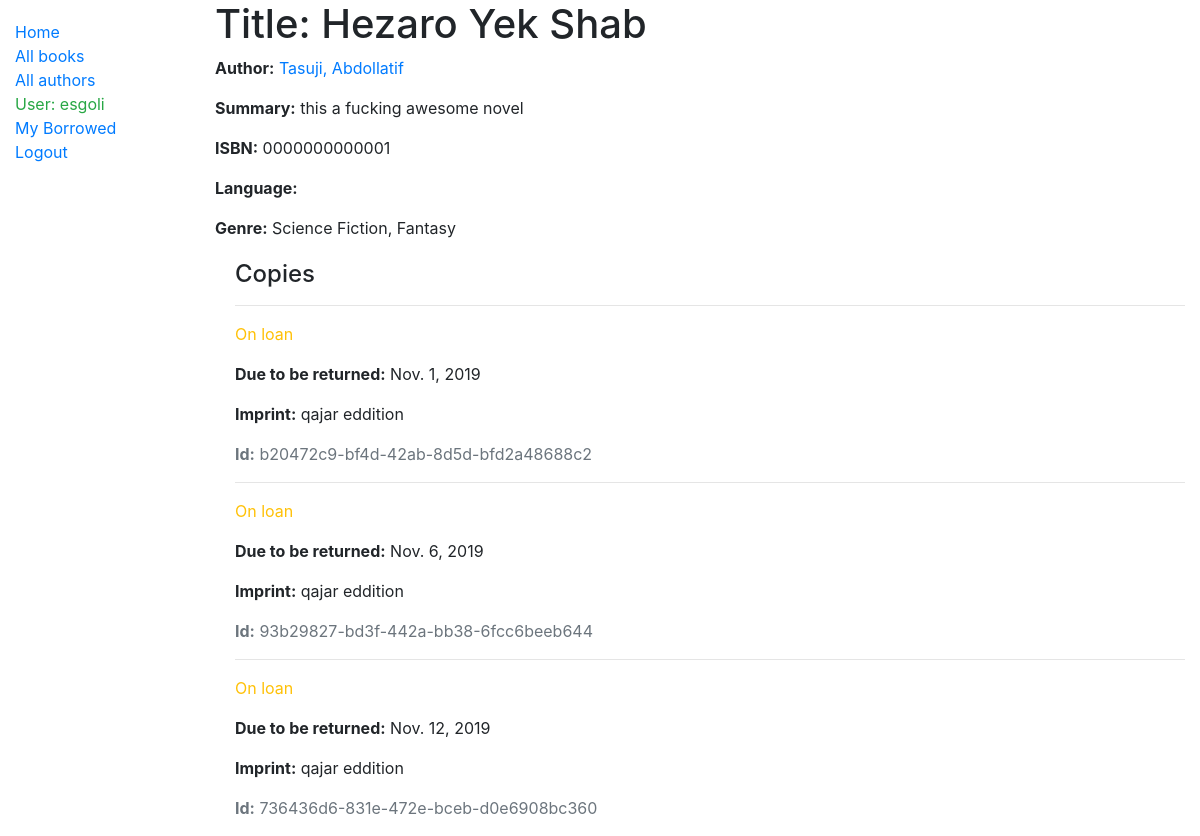
The page /catalog/book/1 (signed in) on the database as committed earlier.
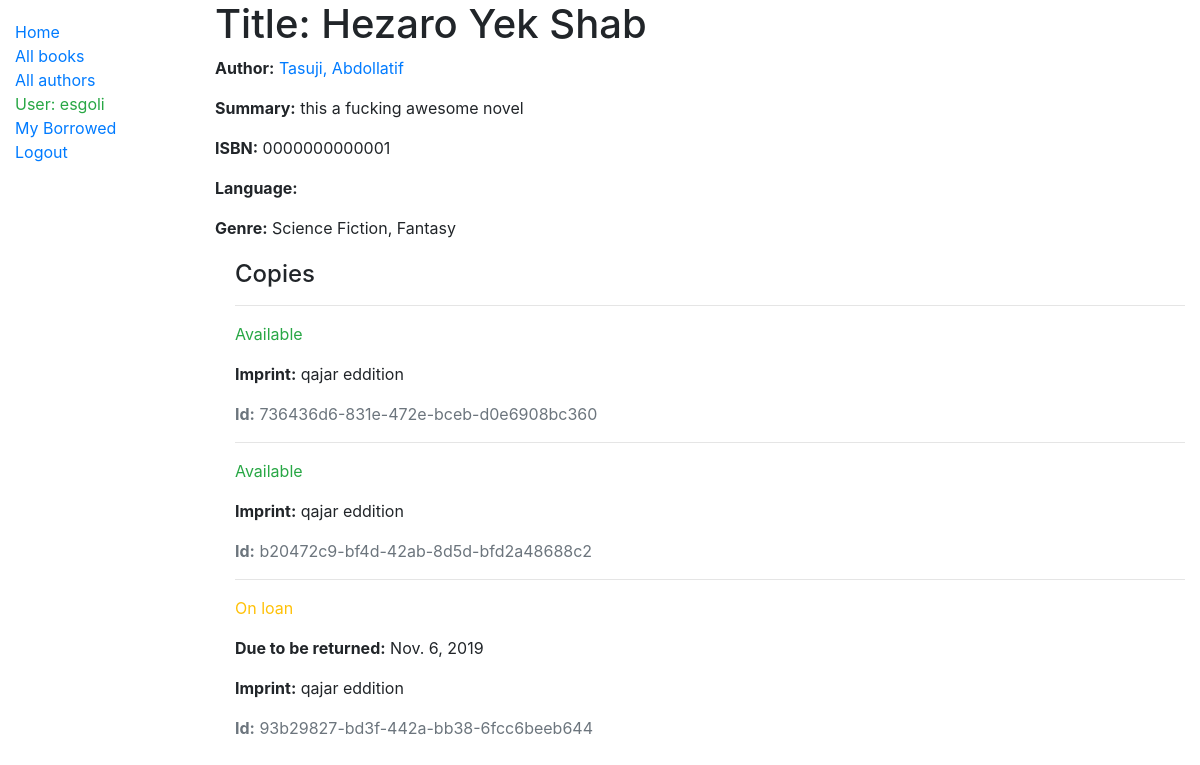
The same page on the database as committed later.
### catalog/models.py (models this page shows, shortened)
class Book(models.Model):
    title = models.CharField(max_length=200)
    author = models.ForeignKey('Author', on_delete=models.SET_NULL, null=True)
    summary = models.TextField(max_length=1000, help_text='Enter a brief description of the book')
    isbn = models.CharField('ISBN', max_length=13,
                            help_text='13 Character <a href="https://www.isbn-international.org/content/what-isbn">ISBN number</a>')
    genre = models.ManyToManyField(Genre, help_text='Select a genre for this book')

class Author(models.Model):
    first_name = models.CharField(max_length=100)
    last_name = models.CharField(max_length=100)
    date_of_birth = models.DateField(null=True, blank=True)
    date_of_death = models.DateField('Died', null=True, blank=True)
    class Meta:
        ordering = ['last_name', 'first_name']
    def __str__(self):
        return f'{self.last_name}, {self.first_name}'

class Genre(models.Model):
    name = models.CharField(max_length=200, help_text='Enter a book genre (e.g. Science Fiction)')
    def __str__(self):
        return self.name

class BookInstance(models.Model):
    id = models.UUIDField(primary_key=True, default=uuid.uuid4, help_text='Unique ID for this particular book across whole library')
    book = models.ForeignKey('Book', on_delete=models.SET_NULL, null=True)
    imprint = models.CharField(max_length=200)
    due_back = models.DateField(null=True, blank=True)
    borrower = models.ForeignKey(User, on_delete=models.SET_NULL, null=True, blank=True)
    LOAN_STATUS = (
        ('m', 'Maintenance'),
        ('o', 'On loan'),
        ('a', 'Available'),
        ('r', 'Reserved'),
    )
    status = models.CharField(
        max_length=1,
        choices=LOAN_STATUS,
        blank=True,
        default='m',
        help_text='Book availability',
    )
    class Meta:
        permissions = (
            ('can_mark_returned', 'set book as returned'),
        )
        ordering = ['due_back']

### catalog/views.py (the view)
# urls.py: path('book/<int:pk>', views.BookDetailView.as_view(), name='book-detail'),
class BookDetailView(LoginRequiredMixin ,generic.DetailView):
    model = Book
    template_name = 'book_detail.html'

### catalog/templates/book_detail.html
{% extends "base_generic.html" %}
{% block content %}
  <h1>Title: {{ book.title }}</h1>
  <p><strong>Author:</strong> <a href="">{{ book.author }}</a></p>
  <p><strong>Summary:</strong> {{ book.summary }}</p>
  <p><strong>ISBN:</strong> {{ book.isbn }}</p>
  <p><strong>Language:</strong> {{ book.language }}</p>
  <p><strong>Genre:</strong> {{ book.genre.all|join:", " }}</p>
  <div style="margin-left:20px;margin-top:20px">
    <h4>Copies</h4>
    {% for copy in book.bookinstance_set.all %}
      <hr>
      <p class="{% if copy.status == 'a' %}text-success{% elif copy.status == 'm' %}text-danger{% else %}text-warning{% endif %}">{{ copy.get_status_display }}</p>
      {% if copy.status != 'a' %}
        <p><strong>Due to be returned:</strong> {{copy.due_back}}</p>
      {% endif %}
      <p><strong>Imprint:</strong> {{copy.imprint}}</p>
      <p class="text-muted"><strong>Id:</strong> {{copy.id}}</p>
    {% endfor %}
  </div>
{% endblock %}

### catalog/templates/base_generic.html (shortened to what this page needs)
<!DOCTYPE html>
<html lang="en">
<head>
  <link rel="stylesheet" href="https://stackpath.bootstrapcdn.com/bootstrap/4.1.3/css/bootstrap.min.css">
  {% load static %}
  <link rel="stylesheet" href="{% static 'css/styles.css' %}">
</head>
<body>
  <div class="container-fluid">
    <div class="row">
      <div class="col-sm-2">
      {% block sidebar %}
        <ul class="sidebar-nav">
          <li><a href="{% url 'index' %}">Home</a></li>
          <li><a href="{% url 'books' %}">All books</a></li>
          <li><a href="">All authors</a></li>
          {% if user.is_authenticated %}
              <li class="text-success">User: {{ user.get_username }}</li>
              <li><a href="{% url 'my-borrowed' %}">My Borrowed</a></li>
              <li><a href="{% url 'logout' %}?next={{ request.path }}">Logout</a></li>
          {% else %}
              <li><a href="{% url 'login' %}?next={{ request.path }}">Login</a></li>
          {% endif %}
        </ul>
     {% endblock %}
     </div>
      <div class="col-sm-10 ">{% block content %}{% endblock %}</div>
    </div>
  </div>
</body>
</html>

### catalog/static/css/styles.css (style rules this page uses)
.sidebar-nav { margin-top: 20px; padding: 0; list-style: none; }

Rows that differ between the two databases and show on the page:
changed BookInstance "736436d6-831e-472e-bceb-d0e6908bc360": status "On loan" → "Available"; due_back "Nov. 12, 2019" → (not shown); moves up the list
changed BookInstance "b20472c9-bf4d-42ab-8d5d-bfd2a48688c2": status "On loan" → "Available"; due_back "Nov. 1, 2019" → (not shown)
